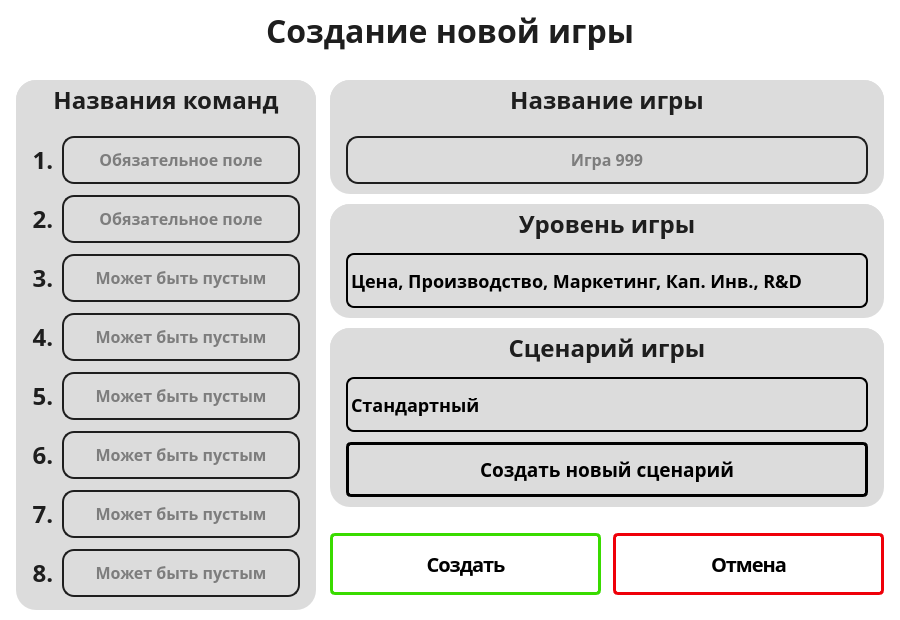
<?xml version="1.0" encoding="UTF-8"?>
<ui version="4.0">
 <class>Dialog_create_new_game</class>
 <widget class="QDialog" name="Dialog_create_new_game">
  <property name="geometry">
   <rect>
    <x>0</x>
    <y>0</y>
    <width>900</width>
    <height>620</height>
   </rect>
  </property>
  <property name="minimumSize">
   <size>
    <width>900</width>
    <height>620</height>
   </size>
  </property>
  <property name="maximumSize">
   <size>
    <width>900</width>
    <height>620</height>
   </size>
  </property>
  <property name="windowTitle">
   <string>U2P Simulator - Create New Game</string>
  </property>
  <property name="windowIcon">
   <iconset>
    <normaloff>../Images/Add_Plus_Square.svg</normaloff>../Images/Add_Plus_Square.svg</iconset>
  </property>
  <property name="styleSheet">
   <string notr="true">background-color: rgb(255, 255, 255);</string>
  </property>
  <widget class="QLabel" name="label_create_new_game">
   <property name="geometry">
    <rect>
     <x>16</x>
     <y>10</y>
     <width>868</width>
     <height>40</height>
    </rect>
   </property>
   <property name="styleSheet">
    <string notr="true">color: #1E1E1E;
text-align: center;
font-family: Montserrat ExtraBold;
font-size: 32px;
font-style: normal;
font-weight: 800;
line-height: 24px;</string>
   </property>
   <property name="text">
    <string>Создание новой игры</string>
   </property>
   <property name="alignment">
    <set>Qt::AlignCenter</set>
   </property>
  </widget>
  <widget class="QFrame" name="frame_comands_name">
   <property name="geometry">
    <rect>
     <x>16</x>
     <y>80</y>
     <width>300</width>
     <height>530</height>
    </rect>
   </property>
   <property name="styleSheet">
    <string notr="true">background-color: rgb(220, 220, 220);
border-radius: 20px;</string>
   </property>
   <property name="frameShape">
    <enum>QFrame::StyledPanel</enum>
   </property>
   <property name="frameShadow">
    <enum>QFrame::Raised</enum>
   </property>
   <widget class="QLabel" name="label_comands_name">
    <property name="geometry">
     <rect>
      <x>0</x>
      <y>0</y>
      <width>300</width>
      <height>40</height>
     </rect>
    </property>
    <property name="styleSheet">
     <string notr="true">color: #1E1E1E;
text-align: center;
font-family: Montserrat ExtraBold;
font-size: 24px;
font-style: normal;
font-weight: 800;
line-height: 24px;</string>
    </property>
    <property name="text">
     <string>Названия команд</string>
    </property>
    <property name="alignment">
     <set>Qt::AlignCenter</set>
    </property>
   </widget>
   <widget class="QLabel" name="label_company_name_1">
    <property name="geometry">
     <rect>
      <x>12</x>
      <y>56</y>
      <width>30</width>
      <height>48</height>
     </rect>
    </property>
    <property name="styleSheet">
     <string notr="true">color: #1E1E1E;
text-align: center;
font-family: Montserrat ExtraBold;
font-size: 24px;
font-style: normal;
font-weight: 800;
line-height: 24px;</string>
    </property>
    <property name="text">
     <string>1.</string>
    </property>
    <property name="alignment">
     <set>Qt::AlignCenter</set>
    </property>
   </widget>
   <widget class="QLabel" name="label_company_name_2">
    <property name="geometry">
     <rect>
      <x>12</x>
      <y>115</y>
      <width>30</width>
      <height>48</height>
     </rect>
    </property>
    <property name="styleSheet">
     <string notr="true">color: #1E1E1E;
text-align: center;
font-family: Montserrat ExtraBold;
font-size: 24px;
font-style: normal;
font-weight: 800;
line-height: 24px;</string>
    </property>
    <property name="text">
     <string>2.</string>
    </property>
    <property name="alignment">
     <set>Qt::AlignCenter</set>
    </property>
   </widget>
   <widget class="QLabel" name="label_company_name_3">
    <property name="geometry">
     <rect>
      <x>12</x>
      <y>174</y>
      <width>30</width>
      <height>48</height>
     </rect>
    </property>
    <property name="styleSheet">
     <string notr="true">color: #1E1E1E;
text-align: center;
font-family: Montserrat ExtraBold;
font-size: 24px;
font-style: normal;
font-weight: 800;
line-height: 24px;</string>
    </property>
    <property name="text">
     <string>3.</string>
    </property>
    <property name="alignment">
     <set>Qt::AlignCenter</set>
    </property>
   </widget>
   <widget class="QLabel" name="label_company_name_4">
    <property name="geometry">
     <rect>
      <x>12</x>
      <y>233</y>
      <width>30</width>
      <height>48</height>
     </rect>
    </property>
    <property name="styleSheet">
     <string notr="true">color: #1E1E1E;
text-align: center;
font-family: Montserrat ExtraBold;
font-size: 24px;
font-style: normal;
font-weight: 800;
line-height: 24px;</string>
    </property>
    <property name="text">
     <string>4.</string>
    </property>
    <property name="alignment">
     <set>Qt::AlignCenter</set>
    </property>
   </widget>
   <widget class="QLabel" name="label_company_name_5">
    <property name="geometry">
     <rect>
      <x>12</x>
      <y>292</y>
      <width>30</width>
      <height>48</height>
     </rect>
    </property>
    <property name="styleSheet">
     <string notr="true">color: #1E1E1E;
text-align: center;
font-family: Montserrat ExtraBold;
font-size: 24px;
font-style: normal;
font-weight: 800;
line-height: 24px;</string>
    </property>
    <property name="text">
     <string>5.</string>
    </property>
    <property name="alignment">
     <set>Qt::AlignCenter</set>
    </property>
   </widget>
   <widget class="QLabel" name="label_company_name_6">
    <property name="geometry">
     <rect>
      <x>12</x>
      <y>351</y>
      <width>30</width>
      <height>48</height>
     </rect>
    </property>
    <property name="styleSheet">
     <string notr="true">color: #1E1E1E;
text-align: center;
font-family: Montserrat ExtraBold;
font-size: 24px;
font-style: normal;
font-weight: 800;
line-height: 24px;</string>
    </property>
    <property name="text">
     <string>6.</string>
    </property>
    <property name="alignment">
     <set>Qt::AlignCenter</set>
    </property>
   </widget>
   <widget class="QLabel" name="label_company_name_7">
    <property name="geometry">
     <rect>
      <x>12</x>
      <y>410</y>
      <width>30</width>
      <height>48</height>
     </rect>
    </property>
    <property name="styleSheet">
     <string notr="true">color: #1E1E1E;
text-align: center;
font-family: Montserrat ExtraBold;
font-size: 24px;
font-style: normal;
font-weight: 800;
line-height: 24px;</string>
    </property>
    <property name="text">
     <string>7.</string>
    </property>
    <property name="alignment">
     <set>Qt::AlignCenter</set>
    </property>
   </widget>
   <widget class="QLabel" name="label_company_name_8">
    <property name="geometry">
     <rect>
      <x>12</x>
      <y>469</y>
      <width>30</width>
      <height>48</height>
     </rect>
    </property>
    <property name="styleSheet">
     <string notr="true">color: #1E1E1E;
text-align: center;
font-family: Montserrat ExtraBold;
font-size: 24px;
font-style: normal;
font-weight: 800;
line-height: 24px;</string>
    </property>
    <property name="text">
     <string>8.</string>
    </property>
    <property name="alignment">
     <set>Qt::AlignCenter</set>
    </property>
   </widget>
   <widget class="QLineEdit" name="lineEdit_company_name_1">
    <property name="geometry">
     <rect>
      <x>46</x>
      <y>56</y>
      <width>238</width>
      <height>48</height>
     </rect>
    </property>
    <property name="styleSheet">
     <string notr="true">border-radius: 12px;
border: 2px solid #1E1E1E;
padding-top: -1px;

color: #1E1E1E;
text-align: center;
font-feature-settings: 'clig' off, 'liga' off;
font-family: Montserrat ExtraBold;
font-size: 16px;
font-style: normal;
font-weight: 800;
line-height: 24px;

padding-top: -1px;</string>
    </property>
    <property name="alignment">
     <set>Qt::AlignCenter</set>
    </property>
    <property name="placeholderText">
     <string>Обязательное поле</string>
    </property>
   </widget>
   <widget class="QLineEdit" name="lineEdit_company_name_2">
    <property name="geometry">
     <rect>
      <x>46</x>
      <y>115</y>
      <width>238</width>
      <height>48</height>
     </rect>
    </property>
    <property name="styleSheet">
     <string notr="true">border-radius: 12px;
border: 2px solid #1E1E1E;
padding-top: -1px;

color: #1E1E1E;
text-align: center;
font-feature-settings: 'clig' off, 'liga' off;
font-family: Montserrat ExtraBold;
font-size: 16px;
font-style: normal;
font-weight: 800;
line-height: 24px;

padding-top: -1px;</string>
    </property>
    <property name="alignment">
     <set>Qt::AlignCenter</set>
    </property>
    <property name="placeholderText">
     <string>Обязательное поле</string>
    </property>
   </widget>
   <widget class="QLineEdit" name="lineEdit_company_name_3">
    <property name="geometry">
     <rect>
      <x>46</x>
      <y>174</y>
      <width>238</width>
      <height>48</height>
     </rect>
    </property>
    <property name="styleSheet">
     <string notr="true">border-radius: 12px;
border: 2px solid #1E1E1E;
padding-top: -1px;

color: #1E1E1E;
text-align: center;
font-feature-settings: 'clig' off, 'liga' off;
font-family: Montserrat ExtraBold;
font-size: 16px;
font-style: normal;
font-weight: 800;
line-height: 24px;

padding-top: -1px;</string>
    </property>
    <property name="alignment">
     <set>Qt::AlignCenter</set>
    </property>
    <property name="placeholderText">
     <string>Может быть пустым</string>
    </property>
   </widget>
   <widget class="QLineEdit" name="lineEdit_company_name_4">
    <property name="geometry">
     <rect>
      <x>46</x>
      <y>233</y>
      <width>238</width>
      <height>48</height>
     </rect>
    </property>
    <property name="styleSheet">
     <string notr="true">border-radius: 12px;
border: 2px solid #1E1E1E;
padding-top: -1px;

color: #1E1E1E;
text-align: center;
font-feature-settings: 'clig' off, 'liga' off;
font-family: Montserrat ExtraBold;
font-size: 16px;
font-style: normal;
font-weight: 800;
line-height: 24px;

padding-top: -1px;</string>
    </property>
    <property name="alignment">
     <set>Qt::AlignCenter</set>
    </property>
    <property name="placeholderText">
     <string>Может быть пустым</string>
    </property>
   </widget>
   <widget class="QLineEdit" name="lineEdit_company_name_5">
    <property name="geometry">
     <rect>
      <x>46</x>
      <y>292</y>
      <width>238</width>
      <height>48</height>
     </rect>
    </property>
    <property name="styleSheet">
     <string notr="true">border-radius: 12px;
border: 2px solid #1E1E1E;
padding-top: -1px;

color: #1E1E1E;
text-align: center;
font-feature-settings: 'clig' off, 'liga' off;
font-family: Montserrat ExtraBold;
font-size: 16px;
font-style: normal;
font-weight: 800;
line-height: 24px;

padding-top: -1px;</string>
    </property>
    <property name="alignment">
     <set>Qt::AlignCenter</set>
    </property>
    <property name="placeholderText">
     <string>Может быть пустым</string>
    </property>
   </widget>
   <widget class="QLineEdit" name="lineEdit_company_name_6">
    <property name="geometry">
     <rect>
      <x>46</x>
      <y>351</y>
      <width>238</width>
      <height>48</height>
     </rect>
    </property>
    <property name="styleSheet">
     <string notr="true">border-radius: 12px;
border: 2px solid #1E1E1E;
padding-top: -1px;

color: #1E1E1E;
text-align: center;
font-feature-settings: 'clig' off, 'liga' off;
font-family: Montserrat ExtraBold;
font-size: 16px;
font-style: normal;
font-weight: 800;
line-height: 24px;

padding-top: -1px;</string>
    </property>
    <property name="alignment">
     <set>Qt::AlignCenter</set>
    </property>
    <property name="placeholderText">
     <string>Может быть пустым</string>
    </property>
   </widget>
   <widget class="QLineEdit" name="lineEdit_company_name_7">
    <property name="geometry">
     <rect>
      <x>46</x>
      <y>410</y>
      <width>238</width>
      <height>48</height>
     </rect>
    </property>
    <property name="styleSheet">
     <string notr="true">border-radius: 12px;
border: 2px solid #1E1E1E;
padding-top: -1px;

color: #1E1E1E;
text-align: center;
font-feature-settings: 'clig' off, 'liga' off;
font-family: Montserrat ExtraBold;
font-size: 16px;
font-style: normal;
font-weight: 800;
line-height: 24px;

padding-top: -1px;</string>
    </property>
    <property name="alignment">
     <set>Qt::AlignCenter</set>
    </property>
    <property name="placeholderText">
     <string>Может быть пустым</string>
    </property>
   </widget>
   <widget class="QLineEdit" name="lineEdit_company_name_8">
    <property name="geometry">
     <rect>
      <x>46</x>
      <y>469</y>
      <width>238</width>
      <height>48</height>
     </rect>
    </property>
    <property name="styleSheet">
     <string notr="true">border-radius: 12px;
border: 2px solid #1E1E1E;
padding-top: -1px;

color: #1E1E1E;
text-align: center;
font-feature-settings: 'clig' off, 'liga' off;
font-family: Montserrat ExtraBold;
font-size: 16px;
font-style: normal;
font-weight: 800;
line-height: 24px;

padding-top: -1px;</string>
    </property>
    <property name="alignment">
     <set>Qt::AlignCenter</set>
    </property>
    <property name="placeholderText">
     <string>Может быть пустым</string>
    </property>
   </widget>
  </widget>
  <widget class="QFrame" name="frame_game_name">
   <property name="geometry">
    <rect>
     <x>330</x>
     <y>80</y>
     <width>554</width>
     <height>114</height>
    </rect>
   </property>
   <property name="styleSheet">
    <string notr="true">background-color: rgb(220, 220, 220);
border-radius: 20px;</string>
   </property>
   <property name="frameShape">
    <enum>QFrame::StyledPanel</enum>
   </property>
   <property name="frameShadow">
    <enum>QFrame::Raised</enum>
   </property>
   <widget class="QLabel" name="label_game_name">
    <property name="geometry">
     <rect>
      <x>0</x>
      <y>0</y>
      <width>554</width>
      <height>40</height>
     </rect>
    </property>
    <property name="styleSheet">
     <string notr="true">color: #1E1E1E;
text-align: center;
font-family: Montserrat ExtraBold;
font-size: 24px;
font-style: normal;
font-weight: 800;
line-height: 24px;</string>
    </property>
    <property name="text">
     <string>Названиe игры</string>
    </property>
    <property name="alignment">
     <set>Qt::AlignCenter</set>
    </property>
   </widget>
   <widget class="QLineEdit" name="lineEdit_game_name">
    <property name="geometry">
     <rect>
      <x>16</x>
      <y>56</y>
      <width>522</width>
      <height>48</height>
     </rect>
    </property>
    <property name="styleSheet">
     <string notr="true">border-radius: 12px;
border: 2px solid #1E1E1E;
padding-top: -1px;

color: #1E1E1E;
text-align: center;
font-feature-settings: 'clig' off, 'liga' off;
font-family: Montserrat ExtraBold;
font-size: 16px;
font-style: normal;
font-weight: 800;
line-height: 24px;

padding-top: -1px;</string>
    </property>
    <property name="alignment">
     <set>Qt::AlignCenter</set>
    </property>
    <property name="placeholderText">
     <string>Игра 999</string>
    </property>
   </widget>
  </widget>
  <widget class="QFrame" name="frame_game_level">
   <property name="geometry">
    <rect>
     <x>330</x>
     <y>204</y>
     <width>554</width>
     <height>114</height>
    </rect>
   </property>
   <property name="styleSheet">
    <string notr="true">background-color: rgb(220, 220, 220);
border-radius: 20px;</string>
   </property>
   <property name="frameShape">
    <enum>QFrame::StyledPanel</enum>
   </property>
   <property name="frameShadow">
    <enum>QFrame::Raised</enum>
   </property>
   <widget class="QLabel" name="label_game_level">
    <property name="geometry">
     <rect>
      <x>0</x>
      <y>0</y>
      <width>554</width>
      <height>40</height>
     </rect>
    </property>
    <property name="styleSheet">
     <string notr="true">color: #1E1E1E;
text-align: center;
font-family: Montserrat ExtraBold;
font-size: 24px;
font-style: normal;
font-weight: 800;
line-height: 24px;</string>
    </property>
    <property name="text">
     <string>Уровень игры</string>
    </property>
    <property name="alignment">
     <set>Qt::AlignCenter</set>
    </property>
   </widget>
   <widget class="QComboBox" name="comboBox_game_level">
    <property name="geometry">
     <rect>
      <x>16</x>
      <y>49</y>
      <width>522</width>
      <height>55</height>
     </rect>
    </property>
    <property name="styleSheet">
     <string notr="true">QComboBox#comboBox_game_level{
	border: 2px solid #000;
	border-radius: 8px;
	color: #000;
	font-family: Montserrat ExtraBold;
	font-size: 18px;
	font-style: normal;
	font-weight: 800;
	line-height: 24px; /* 85.714% */
	
}
QComboBox#comboBox_game_level::drop-down{
	border: 0;
	border-radius: 5px;

}

QComboBox#comboBox_game_level::down-arrow{
	image: url();
}</string>
    </property>
    <item>
     <property name="text">
      <string>Цена, Производство, Маркетинг, Кап. Инв., R&amp;D</string>
     </property>
    </item>
    <item>
     <property name="text">
      <string>Цена, Производство, Маркетинг, Кап. Инв</string>
     </property>
    </item>
    <item>
     <property name="text">
      <string>Цена, Производство, Маркетинг</string>
     </property>
    </item>
    <item>
     <property name="text">
      <string>Цена, Производство</string>
     </property>
    </item>
    <item>
     <property name="text">
      <string>Цена</string>
     </property>
    </item>
   </widget>
  </widget>
  <widget class="QFrame" name="frame_game_script">
   <property name="geometry">
    <rect>
     <x>330</x>
     <y>328</y>
     <width>554</width>
     <height>179</height>
    </rect>
   </property>
   <property name="styleSheet">
    <string notr="true">background-color: rgb(220, 220, 220);
border-radius: 20px;</string>
   </property>
   <property name="frameShape">
    <enum>QFrame::StyledPanel</enum>
   </property>
   <property name="frameShadow">
    <enum>QFrame::Raised</enum>
   </property>
   <widget class="QLabel" name="label_game_script">
    <property name="geometry">
     <rect>
      <x>0</x>
      <y>0</y>
      <width>554</width>
      <height>40</height>
     </rect>
    </property>
    <property name="styleSheet">
     <string notr="true">color: #1E1E1E;
text-align: center;
font-family: Montserrat ExtraBold;
font-size: 24px;
font-style: normal;
font-weight: 800;
line-height: 24px;</string>
    </property>
    <property name="text">
     <string>Сценарий игры</string>
    </property>
    <property name="alignment">
     <set>Qt::AlignCenter</set>
    </property>
   </widget>
   <widget class="QComboBox" name="comboBox_game_script">
    <property name="geometry">
     <rect>
      <x>16</x>
      <y>49</y>
      <width>522</width>
      <height>55</height>
     </rect>
    </property>
    <property name="styleSheet">
     <string notr="true">QComboBox#comboBox_game_script{
	border: 2px solid #000;
	border-radius: 8px;
	color: #000;
	font-family: Montserrat ExtraBold;
	font-size: 18px;
	font-style: normal;
	font-weight: 800;
	line-height: 24px; /* 85.714% */
	
}
QComboBox#comboBox_game_script::drop-down{
	border: 0;
	border-radius: 5px;

}

QComboBox#comboBox_game_script::down-arrow{
	image: url();
}</string>
    </property>
    <item>
     <property name="text">
      <string>Стандартный</string>
     </property>
    </item>
    <item>
     <property name="text">
      <string>Рандомный кризис</string>
     </property>
    </item>
   </widget>
   <widget class="QPushButton" name="pushButton_create_new_script">
    <property name="geometry">
     <rect>
      <x>16</x>
      <y>114</y>
      <width>522</width>
      <height>55</height>
     </rect>
    </property>
    <property name="font">
     <font>
      <family>Montserrat ExtraBold</family>
      <pointsize>14</pointsize>
      <weight>75</weight>
      <italic>false</italic>
      <bold>true</bold>
      <underline>false</underline>
      <strikeout>false</strikeout>
      <kerning>true</kerning>
     </font>
    </property>
    <property name="contextMenuPolicy">
     <enum>Qt::DefaultContextMenu</enum>
    </property>
    <property name="autoFillBackground">
     <bool>false</bool>
    </property>
    <property name="styleSheet">
     <string notr="true">QPushButton{

border-radius: 5px;
border: 3px solid rgb(0, 0, 0);
color: rgb(0, 0, 0);
padding-top: -1px;

}

QPushButton::hover{

border-radius: 5px;
border: 3px solid #000;
color:#fff;
padding-top: -1px;
background-color:qlineargradient(spread:pad, x1:0, y1:1, x2:0, y2:0, stop:0 #F7931E, stop:1 #EF0009);
}

</string>
    </property>
    <property name="text">
     <string>Создать новый сценарий</string>
    </property>
    <property name="iconSize">
     <size>
      <width>30</width>
      <height>30</height>
     </size>
    </property>
    <property name="checkable">
     <bool>false</bool>
    </property>
    <property name="autoDefault">
     <bool>false</bool>
    </property>
    <property name="flat">
     <bool>false</bool>
    </property>
   </widget>
  </widget>
  <widget class="QPushButton" name="pushButton_cancel">
   <property name="geometry">
    <rect>
     <x>613</x>
     <y>533</y>
     <width>271</width>
     <height>62</height>
    </rect>
   </property>
   <property name="font">
    <font>
     <family>Montserrat ExtraBold</family>
     <pointsize>-1</pointsize>
     <weight>99</weight>
     <italic>false</italic>
     <bold>true</bold>
    </font>
   </property>
   <property name="layoutDirection">
    <enum>Qt::LeftToRight</enum>
   </property>
   <property name="styleSheet">
    <string notr="true">QPushButton{
border-radius: 5px;
border: 3px solid rgba(239, 0, 9, 1);
color: rgb(0, 0, 0);
padding-top: -1px;

font-family: Montserrat ExtraBold;
font-size: 20px;
font-style: normal;
font-weight: 800;
line-height: 24px;
letter-spacing: -1px;
}

QPushButton::hover{
border-radius: 5px;
border: 3px solid rgba(47, 47, 47, 1);
color: #fff;
padding-top: -1px;
background-color:rgba(239, 0, 9, 1);
}</string>
   </property>
   <property name="text">
    <string>Отмена</string>
   </property>
  </widget>
  <widget class="QPushButton" name="pushButton_create">
   <property name="geometry">
    <rect>
     <x>330</x>
     <y>533</y>
     <width>271</width>
     <height>62</height>
    </rect>
   </property>
   <property name="font">
    <font>
     <family>Montserrat ExtraBold</family>
     <pointsize>-1</pointsize>
     <weight>99</weight>
     <italic>false</italic>
     <bold>true</bold>
    </font>
   </property>
   <property name="layoutDirection">
    <enum>Qt::LeftToRight</enum>
   </property>
   <property name="styleSheet">
    <string notr="true">QPushButton{
border-radius: 5px;
border: 3px solid rgba(57, 219, 0, 1);
color: rgb(0, 0, 0);
padding-top: -1px;

font-family: Montserrat ExtraBold;
font-size: 20px;
font-style: normal;
font-weight: 800;
line-height: 24px;
letter-spacing: -1px;
}

QPushButton::hover{
border-radius: 5px;
border: 3px solid rgba(47, 47, 47, 1);
color:#fff;
padding-top: -1px;
background-color:rgba(57, 219, 0, 1);
}

</string>
   </property>
   <property name="text">
    <string>Создать</string>
   </property>
  </widget>
 </widget>
 <resources/>
 <connections/>
</ui>
